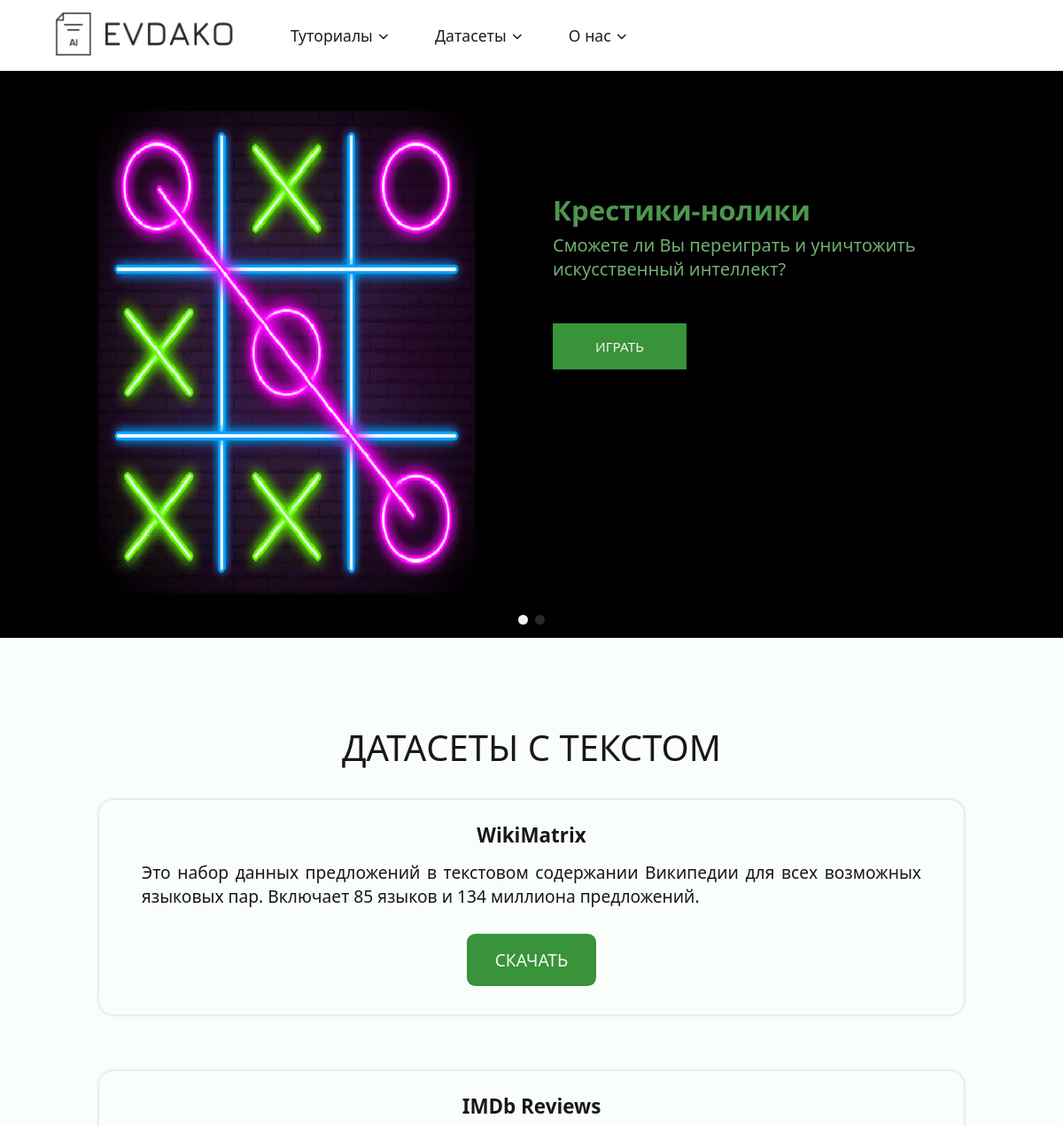
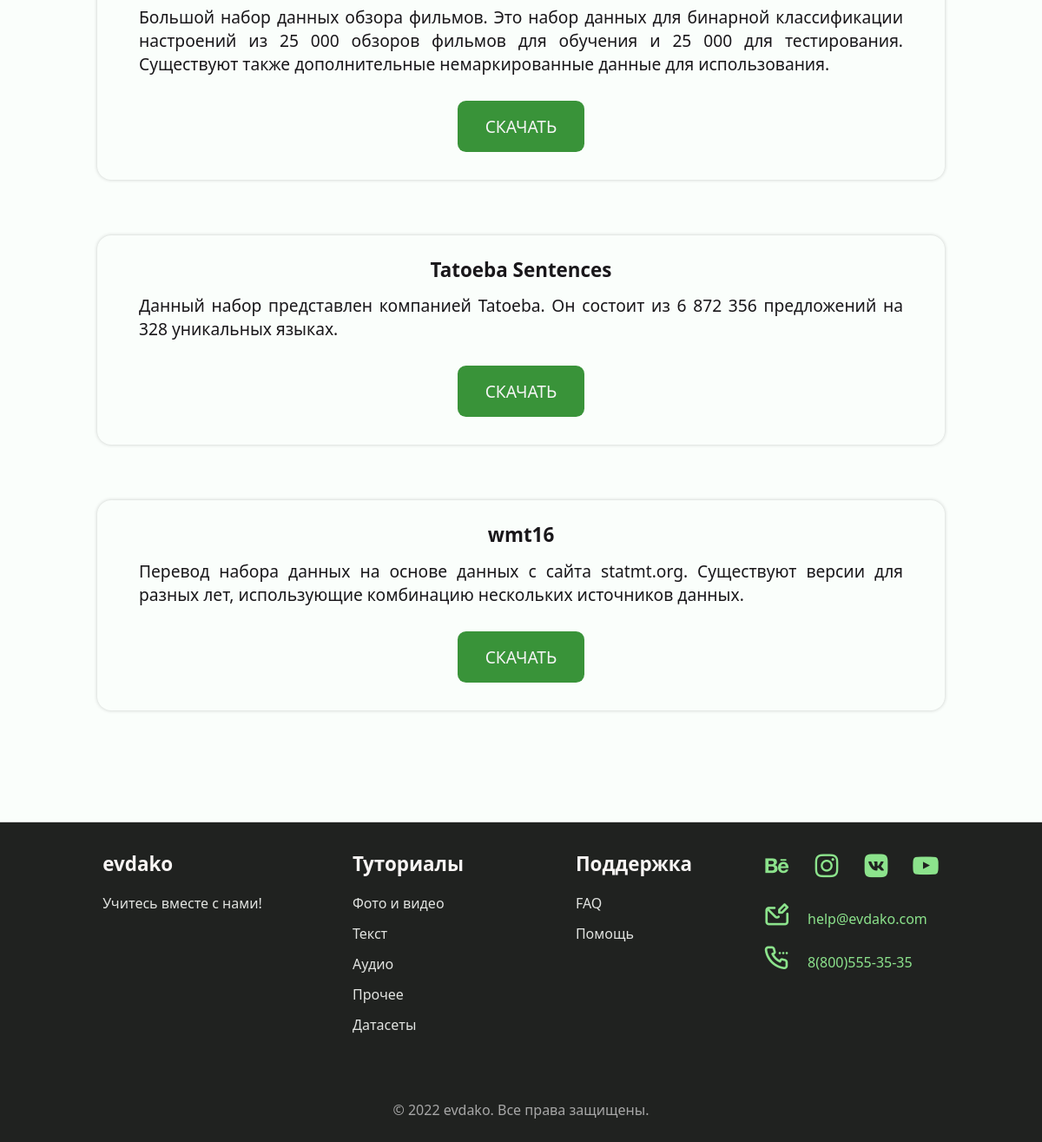
/datasets/text/, run on the app's committed database (2 pictures, top to bottom).
### tutorml/models.py (models this page shows, shortened)
class Dataset(models.Model):
    name = models.CharField("Название", max_length=50)
    description = models.TextField("Описание")
    category = models.CharField("Категория", max_length=20)
    file = models.CharField("Сссылка на датасет", default="tutorml/datasets/", max_length=100)
    class Meta:
        verbose_name = "Датасет"
        verbose_name_plural = "Датасеты"

### tutorml/views.py (the view)
# urls.py: path("datasets/<str:category>/", views.datasets, name="datasets"),
def datasets(request, category):
    datasets = Dataset.objects.filter(category=category)
    return render(request, f"tutorml/datasets_{category}.html", {"datasets": datasets})

### tutorml/templates/tutorml/datasets_text.html (shortened to what this page needs)
{% extends 'tutorml/base.html' %}
{% load static %}
{% block content %}
<section class="section">
    <h1 class="section_title">ДАТАСЕТЫ С ТЕКСТОМ</h1>
    {% if datasets.count > 0 %}
        {% for dataset in datasets %}
            <div class="dataset">
                <div class="article_body">
                    <h1 class="article_title">{{ dataset.name }}</h1>
                    <p class="article_text">
                        {{ dataset.description }}
                    </p>
                    <a href="{{ dataset.file }}" target="_blank" class="link_button">СКАЧАТЬ</a>
                </div>
            </div>
        {% endfor %}
    {% else %}
        <p class="datasets_not_found">К сожалению, в данный момент датасеты в заданной категории отсутствуют.</p>
    {% endif %}
</section>
{% endblock %}

### tutorml/static/tutorml/css/style.css (style rules this page uses)
:root { --font-family: "Segoe UI", Roboto, "Helvetica Neue", Arial, sans-serif; }
* { box-sizing: border-box; padding: 0; margin: 0; }
body { margin: 5rem 0 0 0; font-family: var(--font-family); font-weight: 500; line-height: normal; background-color: rgb(250, 254, 251); color: #19171a; overflow: overlay; }
a { text-decoration: none; }
.section { padding: 2rem 1rem 4rem; margin-left: 8vw; margin-right: 8vw; }
.section_title { font-weight: 400; font-size: 2.5rem; text-align: center; margin-bottom: 2rem; }
.section_title, .section_subtitle { text-align: center; }
.dataset, .article { position: relative; width: 100%; border-radius: 1rem; box-shadow: 0 0 .25rem rgba(0, 0, 0, .2); overflow: hidden; font-size: 1.2rem; }
.dataset { margin-bottom: 4rem; }
.dataset .article_body { padding: 1.5rem 3rem 7.5rem 3rem; }
.article_text { text-align: justify; font-weight: 400; }
.article_body { display: flex; flex-direction: column; align-items: center; padding: .5rem 2rem 7.5rem 2rem; }
.article_title { font-size: 1.4rem; text-align: center; margin-bottom: .8rem; }
.link_button { display: inline-block; position: absolute; bottom: 2rem; color: whitesmoke; padding: 1rem 2rem; background-color: hsl(120, 44%, 40%); border-radius: .6rem; transition: .3s; }

### data on the page
Dataset: name "WikiMatrix", description "Это набор данных предложений в текстовом содержании Википедии для всех возможных языковых пар. Включает 85 языков и 134 миллиона предложений."
Dataset: name "IMDb Reviews", description "Большой набор данных обзора фильмов. Это набор данных для бинарной классификации настроений из 25 000 обзоров фильмов для обучения и 25 000 для тестирования. Существуют также дополнительные немаркированные данные для использования."
Dataset: name "Tatoeba Sentences", description "Данный набор представлен компанией Tatoeba. Он состоит из 6 872 356 предложений на 328 уникальных языках."
Dataset: name "wmt16", description "Перевод набора данных на основе данных с сайта statmt.org. Существуют версии для разных лет, использующие комбинацию нескольких источников данных."
